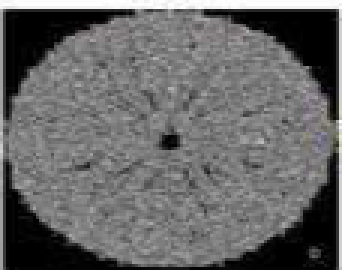
#> input picture OPQ 8/ex1_2.png, 114 x 90 px (shown 3 times larger)
$ python code2.py
#> lines starting #> are read from the running program, lines starting #| are printed output that depends on the picture
import numpy as np
import pandas as pd
import matplotlib.pyplot as plt

src_image = plt.imread("ex1_2.png")
#> src_image is the input picture: shape (90, 114, 3) float32; mean R, G, B 0.4, 0.4, 0.4
if src_image.ndim == 3:
    src_image = np.dot(src_image[..., :3], [0.2989, 0.5870, 0.1140])
#> src_image: shape (90, 114) float64

if src_image.max() <= 1.0:
    src_image = src_image * 255

src_image = src_image.astype(np.uint8)

hist, bins = np.histogram(src_image.flatten(), 256, [0, 256])
#> hist = 256 values, max 943 at index 0, min 0 at index 169, mean 40.08; bins = 257 values from 0 to 256
cdf = hist.cumsum()
#> cdf = 256 values from 943 to 10260
cdf_normalized = (cdf - cdf.min()) * 255 / (cdf.max() - cdf.min())
#> cdf_normalized = 256 values from 0 to 255
cdf_normalized = cdf_normalized.astype(np.uint8)
equalized_image = cdf_normalized[src_image]
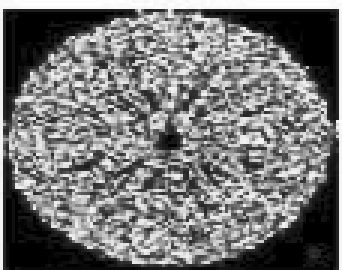
#> equalized_image: shape (90, 114) (shown 3 times larger); min 0, max 255, mean 116.9

np.random.seed(42)
reference_image = np.random.normal(loc=128, scale=50, size=(300, 300))
reference_image = np.clip(reference_image, 0, 255).astype(np.uint8)

src_hist, _ = np.histogram(src_image.flatten(), 256, [0, 256])
#> src_hist has the same summary as hist
ref_hist, _ = np.histogram(reference_image.flatten(), 256, [0, 256])

src_cdf = np.cumsum(src_hist).astype(np.float64)
#> src_cdf = 256 values from 943 to 10260
src_cdf = src_cdf / src_cdf[-1]
#> src_cdf = 256 values from 0.0919 to 1

ref_cdf = np.cumsum(ref_hist).astype(np.float64)
ref_cdf = ref_cdf / ref_cdf[-1]

mapping = pd.Series(index=np.arange(256), dtype=np.uint8)
ref_cdf_series = pd.Series(ref_cdf)

for i in range(256):
    diff = (ref_cdf_series - src_cdf[i]).abs()
    mapping[i] = diff.idxmin()

mapping = mapping.values.astype(np.uint8)
#> mapping = 256 values from 61 to 255
matched_image = mapping[src_image]
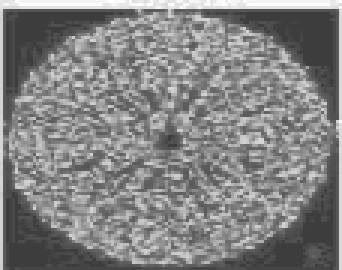
#> matched_image: shape (90, 114) (shown 3 times larger); min 61, max 255, mean 130.2

plt.figure(figsize=(15, 5))

plt.subplot(1, 3, 1)
plt.imshow(src_image, cmap='gray', vmin=0, vmax=255)
plt.title("Original")
plt.axis('off')

plt.subplot(1, 3, 2)
plt.imshow(equalized_image, cmap='gray', vmin=0, vmax=255)
plt.title("Histogram Equalized")
plt.axis('off')

plt.subplot(1, 3, 3)
plt.imshow(matched_image, cmap='gray', vmin=0, vmax=255)
plt.title("Histogram Matched")
plt.axis('off')

plt.show()
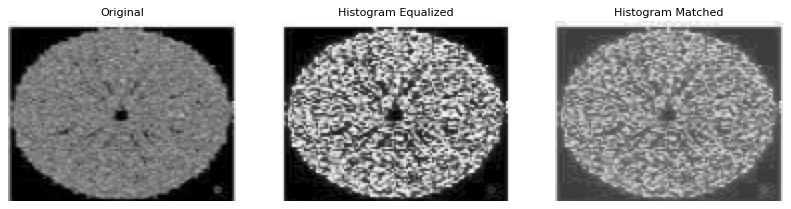
#> figure drawn by matplotlib, 3 panels

plt.figure(figsize=(15, 4))

plt.subplot(1, 3, 1)
plt.hist(src_image.ravel(), bins=256, range=(0, 255))
plt.title("Original Histogram")

plt.subplot(1, 3, 2)
plt.hist(equalized_image.ravel(), bins=256, range=(0, 255))
plt.title("Equalized Histogram")

plt.subplot(1, 3, 3)
plt.hist(matched_image.ravel(), bins=256, range=(0, 255))
plt.title("Matched Histogram")

plt.show()
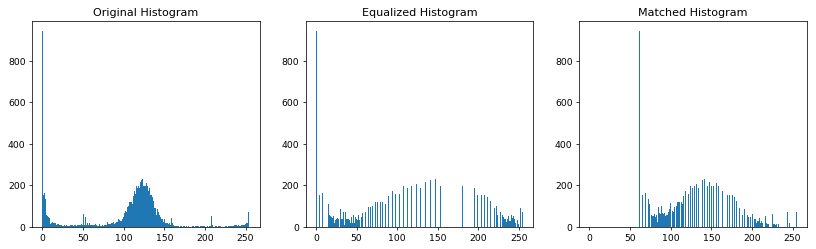
#> figure drawn by matplotlib, 3 panels; panel 1: tallest bar 943 high, from x = 0 to 0.996; panel 2: tallest bar 943 high, from x = 0 to 0.996; panel 3: tallest bar 943 high, from x = 60.76 to 61.76

print(f"Original : mean={src_image.mean():.1f}  std={src_image.std():.1f}")
#| Original : mean=101.1  std=57.0
print(f"Equalized: mean={equalized_image.mean():.1f}  std={equalized_image.std():.1f}")
#| Equalized: mean=116.9  std=79.5
print(f"Matched  : mean={matched_image.mean():.1f}  std={matched_image.std():.1f}")
#| Matched  : mean=130.2  std=46.1

$ run again, with OPQ 8/ex1_1.png copied over OPQ 8/ex1_2.png
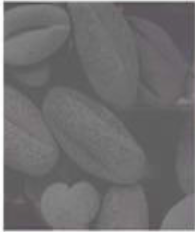
#> input picture OPQ 8/ex1_1.png, 195 x 232 px
#> src_image is the input picture: shape (232, 195, 3) float32; mean R, G, B 0.44, 0.435, 0.439
#> hist = 256 values, max 3243 at index 93, min 0 at index 0, mean 176.7; bins = 257 values from 0 to 256
#> cdf = 256 values from 0 to 45240
#> cdf_normalized = 256 values from 0 to 255
#> `equalized_image = cdf_normalized[src_image]`:
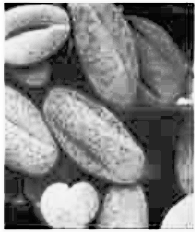
#> equalized_image: shape (232, 195); min 0, max 255, mean 130.7
#> src_hist has the same summary as hist
#> `src_cdf = np.cumsum(src_hist).astype(np.float64)`: src_cdf = 256 values from 0 to 45240
#> `src_cdf = src_cdf / src_cdf[-1]`: src_cdf = 256 values from 0 to 1
#> mapping = 256 values from 0 to 255
#> `plt.show()`:
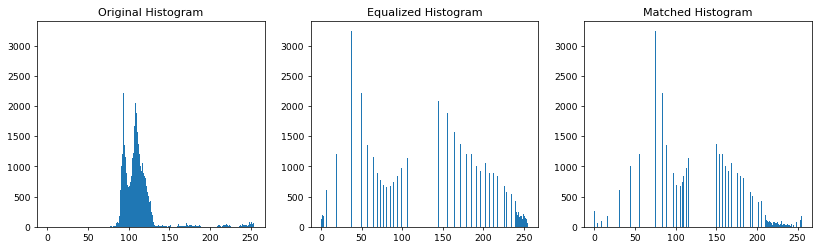
#> figure drawn by matplotlib, 3 panels; panel 1: tallest bar 3243 high, from x = 92.64 to 93.63; panel 2: tallest bar 3243 high, from x = 36.86 to 37.85; panel 3: tallest bar 3243 high, from x = 74.71 to 75.7
#| Original : mean=110.6  std=23.8
#| Equalized: mean=130.7  std=72.5
#| Matched  : mean=129.8  std=48.2

$ run again, with OPQ 8/ex1_3.png copied over OPQ 8/ex1_2.png
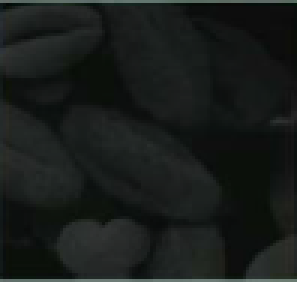
#> input picture OPQ 8/ex1_3.png, 99 x 94 px (shown 3 times larger)
#> src_image is the input picture: shape (94, 99, 3) float32; mean R, G, B 0.0964, 0.112, 0.104
#> hist = 256 values, max 942 at index 13, min 0 at index 0, mean 36.35; bins = 257 values from 0 to 256
#> cdf = 256 values from 0 to 9306
#> cdf_normalized = 256 values from 0 to 255
#> `equalized_image = cdf_normalized[src_image]`:
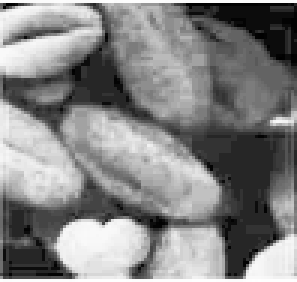
#> equalized_image: shape (94, 99) (shown 3 times larger); min 0, max 255, mean 131.6
#> src_hist has the same summary as hist
#> `src_cdf = np.cumsum(src_hist).astype(np.float64)`: src_cdf = 256 values from 0 to 9306
#> `src_cdf = src_cdf / src_cdf[-1]`: src_cdf = 256 values from 0 to 1
#> mapping = 256 values from 0 to 255
#> `plt.show()`:
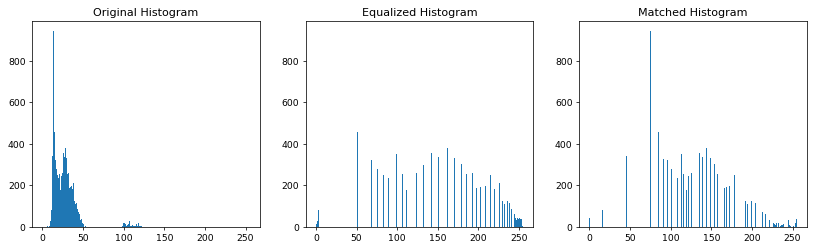
#> figure drawn by matplotlib, 3 panels; panel 1: tallest bar 942 high, from x = 12.95 to 13.95; panel 2: tallest bar 942 high, from x = 37.85 to 38.85; panel 3: tallest bar 942 high, from x = 74.71 to 75.7
#| Original : mean=26.5  std=15.4
#| Equalized: mean=131.6  std=71.6
#| Matched  : mean=130.8  std=47.2

$ run again, with OPQ 8/ex1_4.png copied over OPQ 8/ex1_2.png
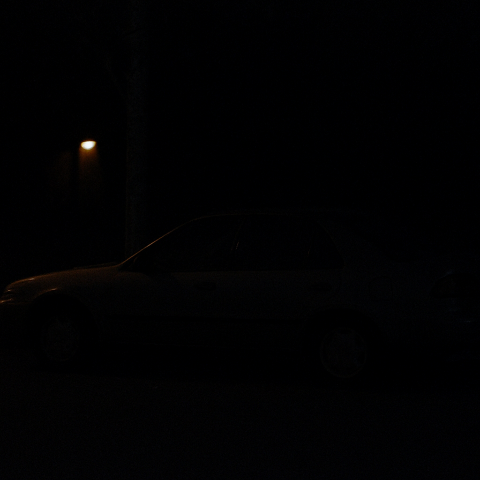
#> input picture OPQ 8/ex1_4.png, 480 x 480 px
#> src_image is the input picture: shape (480, 480, 3) float32; mean R, G, B 0.00525, 0.00478, 0.00749
#> hist = 256 values, max 136513 at index 0, min 0 at index 57, mean 900; bins = 257 values from 0 to 256
#> cdf = 256 values from 136513 to 230400
#> cdf_normalized = 256 values from 0 to 255
#> `equalized_image = cdf_normalized[src_image]`:
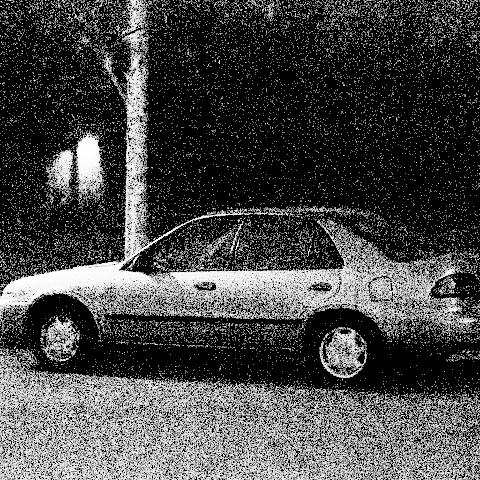
#> equalized_image: shape (480, 480); min 0, max 255, mean 69.3
#> src_hist has the same summary as hist
#> `src_cdf = np.cumsum(src_hist).astype(np.float64)`: src_cdf = 256 values from 136513 to 230400
#> `src_cdf = src_cdf / src_cdf[-1]`: src_cdf = 256 values from 0.593 to 1
#> mapping = 256 values from 139 to 255
#> `plt.show()`:
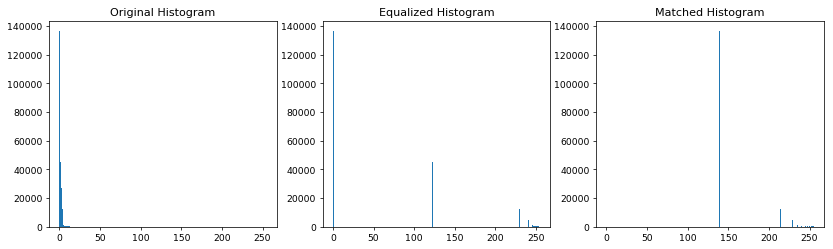
#> figure drawn by matplotlib, 3 panels; panel 1: tallest bar 136513 high, from x = 0 to 0.996; panel 2: tallest bar 136513 high, from x = 0 to 0.996; panel 3: tallest bar 136513 high, from x = 138.5 to 139.5
#| Original : mean=1.0  std=4.8
#| Equalized: mean=69.3  std=89.0
#| Matched  : mean=158.8  std=28.3
